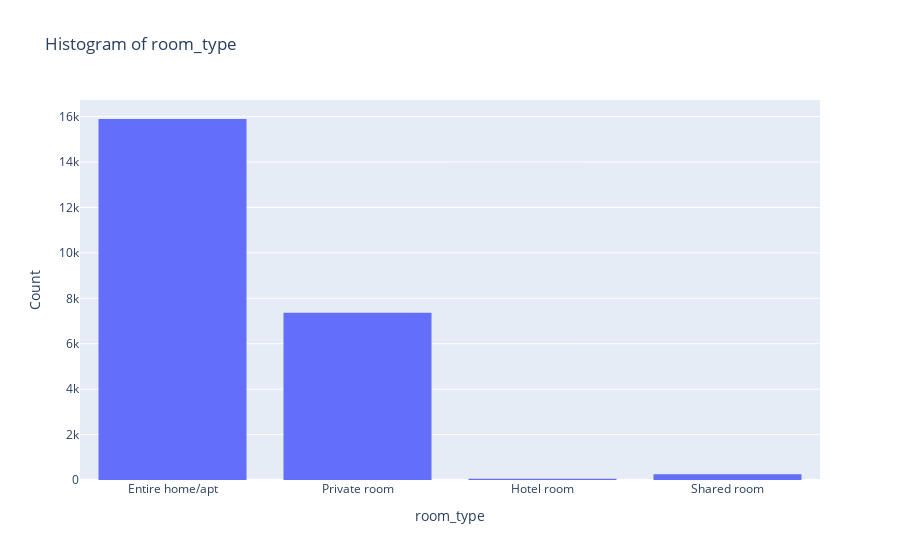

Notebook code for this chart:
### Code cell
# Histograma interactivo de room_type (Plotly)
import plotly.express as px

if 'room_type' in _df.columns:
    fig = px.histogram(_df.reset_index(), x='room_type', nbins=40, title='Histogram of room_type')
    fig.update_layout(xaxis_title='room_type', yaxis_title='Count')
    fig.show()

### Figure 1 — Plotly figure (JSON) as saved in the notebook; plotly's stock layout.template omitted (floating-point values rounded to 4 significant figures; data arrays with more than 128 entries replaced by an {"elided": "..."} marker saying what was removed)
{"data": [{"bingroup": "x", "hovertemplate": "room_type=%{x}<br>count=%{y}<extra></extra>", "legendgroup": "", "marker": {"color": "#636efa", "pattern": {"shape": ""}}, "name": "", "nbinsx": 40, "orientation": "v", "showlegend": false, "type": "histogram", "x": {"elided": "23567 str values"}, "xaxis": "x", "yaxis": "y"}], "layout": {"barmode": "relative", "legend": {"tracegroupgap": 0}, "title": {"text": "Histogram of room_type"}, "xaxis": {"anchor": "y", "domain": [0, 1], "title": {"text": "room_type"}}, "yaxis": {"anchor": "x", "domain": [0, 1], "title": {"text": "Count"}}}}
